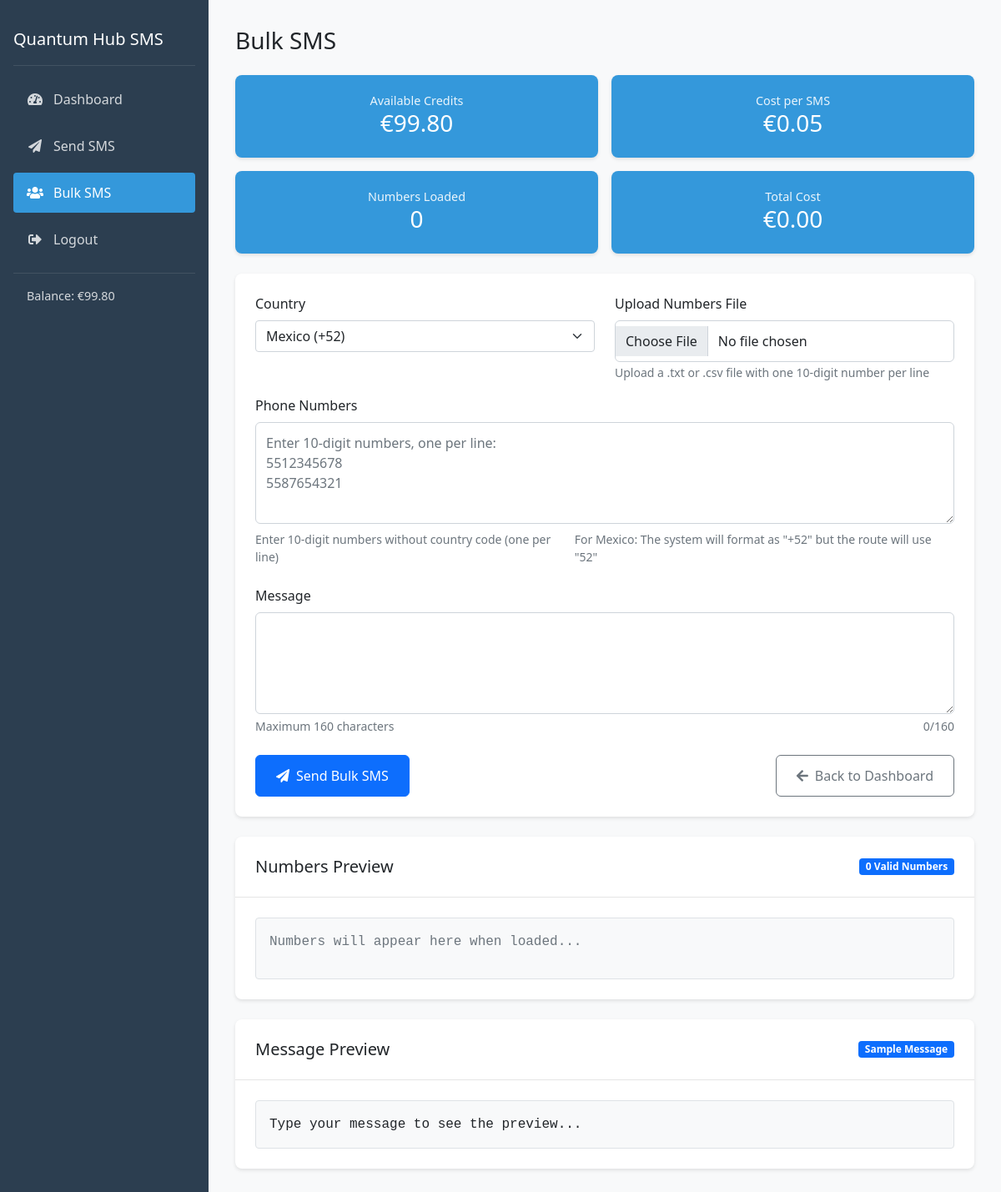
The page /bulk_sms_page (signed in) on the database as committed earlier.
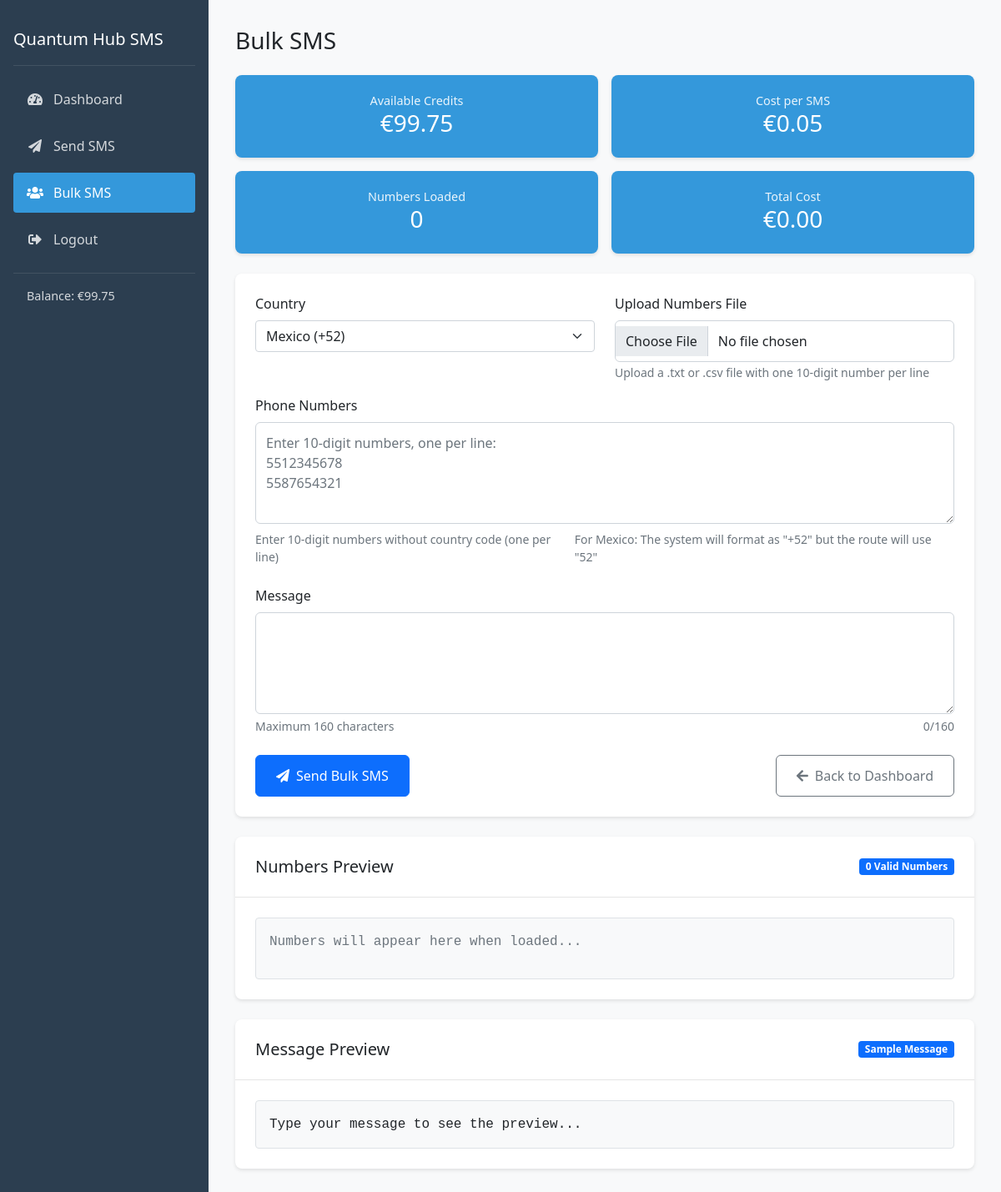
The same page on the database as committed later.
### app.py (models this page shows, shortened)
class User(UserMixin, db.Model):
    id = db.Column(db.Integer, primary_key=True)
    username = db.Column(db.String(80), unique=True, nullable=False)
    email = db.Column(db.String(120), unique=True, nullable=False)
    password = db.Column(db.String(120), nullable=False)
    credits = db.Column(db.Float, default=0.0)
    is_admin = db.Column(db.Boolean, default=False)
    sms_rate = db.Column(db.Float, default=DEFAULT_SMS_RATE)  # Custom rate per SMS
    role = db.Column(db.String(20), default='user')  # Add role field
    messages = db.relationship('Message', backref='user', lazy=True)

### app.py (the view)
@app.route('/bulk_sms_page')
@login_required
def bulk_sms_page():
    if current_user.is_admin:
        return redirect(url_for('admin_dashboard'))
    return render_template('bulk_sms.html', user=current_user)

### app.py (called while the page is built)
@login_manager.user_loader
def load_user(user_id):
    return User.query.get(int(user_id))

### templates/bulk_sms.html (shortened to what the changed rows need)
{% extends "base.html" %}
{% block content %}
<div class="container-fluid p-0">
    <h1 class="h3 mb-4">Bulk SMS</h1>
    <div class="stats-container">
        <div class="stat-card">
            <p>Available Credits</p>
            <h3>€{{ "%.2f"|format(user.credits) }}</h3>
        </div>
        <div class="stat-card">
            <p>Cost per SMS</p>
            <h3>€{{ "%.2f"|format(user.sms_rate) }}</h3>
        </div>
    </div>
</div>
{% endblock %}

### templates/base.html (shortened to what this page needs)
<!DOCTYPE html>
<html lang="en">
<head>
    <link href="https://cdn.jsdelivr.net/npm/bootstrap@5.1.3/dist/css/bootstrap.min.css" rel="stylesheet">
    <link href="https://cdnjs.cloudflare.com/ajax/libs/font-awesome/5.15.4/css/all.min.css" rel="stylesheet">
</head>
<body>
    <div class="sidebar">
        <div class="sidebar-header">
            <span>Quantum Hub SMS</span>
        </div>
        <ul class="sidebar-nav">
            <li class="nav-item">
                <a href="{{ url_for('dashboard') }}" class="nav-link {% if request.endpoint == 'dashboard' %}active{% endif %}">
                    <i class="fas fa-tachometer-alt"></i>
                    Dashboard
                </a>
            </li>
            {% if current_user.is_authenticated and not current_user.is_admin %}
            <li class="nav-item">
                <a href="{{ url_for('send_sms_page') }}" class="nav-link {% if request.endpoint == 'send_sms_page' %}active{% endif %}">
                    <i class="fas fa-paper-plane"></i>
                    Send SMS
                </a>
            </li>
            <li class="nav-item">
                <a href="{{ url_for('bulk_sms_page') }}" class="nav-link {% if request.endpoint == 'bulk_sms_page' %}active{% endif %}">
                    <i class="fas fa-users"></i>
                    Bulk SMS
                </a>
            </li>
            {% endif %}
            {% if current_user.is_authenticated %}
            <li class="nav-item">
                <a href="{{ url_for('logout') }}" class="nav-link">
                    <i class="fas fa-sign-out-alt"></i>
                    Logout
                </a>
            </li>
            {% endif %}
        </ul>
        {% if current_user.is_authenticated %}
        <div class="user-info mt-auto">
            <div class="balance">
                Balance: €{{ "%.2f"|format(current_user.credits) }}
            </div>
        </div>
        {% endif %}
    </div>
    <div class="main-content">
        {% block content %}{% endblock %}
    </div>
</body>
</html>

Rows that differ between the two databases and show on the page:
changed User: credits "99.80" → "99.75"
